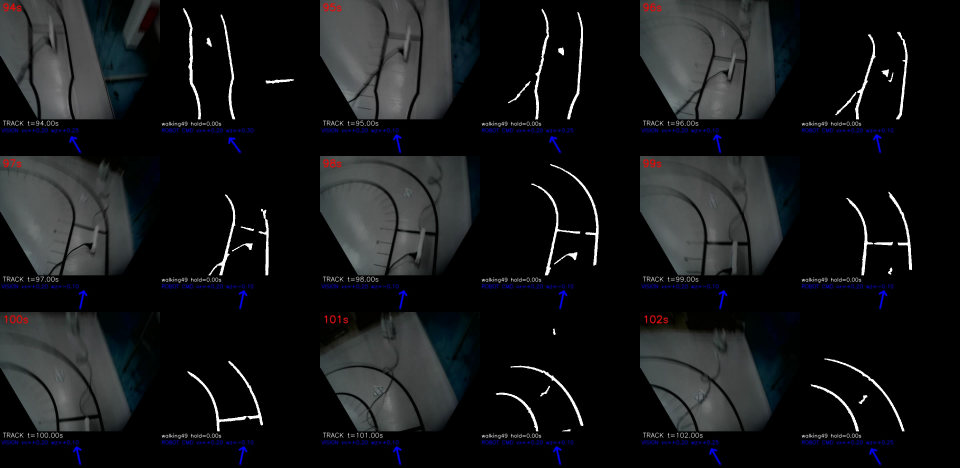
#> input picture archive/worktrees/vi_gap_straight_20261012/records/audit_right_exit_20261012/test_203002/exit_94_102.jpg, 2880 x 1404 px (shown at 1/3 size); its folder holds only this picture in this run
$ python -i line_preprocess.py   (imports and definitions only)
#> lines starting #> are read from the running program, lines starting #| are printed output that depends on the picture; after the words box and inside, x2 and y2 are one past the last pixel; in counts of white or black regions, pixels touching at a corner belong together
### new_vision/jetson/masked_ground.py
"""Image operations on observed ground only; padding has zero statistical weight."""
import cv2
import numpy as np
from functools import lru_cache


def validity(image, mask):
    if mask is None:
        return None
    mask = np.asarray(mask, dtype=bool)
    if image.ndim != 2 or mask.shape != image.shape:
        raise ValueError('ground mask must match the grayscale image')
    return mask


# [94 lines left out: functions _gaussian_weights, gaussian, morphology, _clahe_coordinates, clahe, not called in this run]

### new_vision/jetson/line_preprocess.py
"""Photometric lane candidates; geometry still decides which candidates are lanes.

The input is a metric birdseye grayscale image with an optional validity mask. ``contrast``
uses limited local equalization and preserves oblique fragments with a local
stroke width of at least about five pixels. ``legacy``
reproduces the former threshold/morphology/component filter for comparison.
No temporal history or motor commands belong in this stage.
"""
import cv2
import math
import numpy as np
from masked_ground import validity, gaussian as masked_gaussian, morphology as masked_morphology, clahe as masked_clahe


def sampled_otsu_threshold(gray, valid_mask=None):
    """Keep the original sampled histogram, including its constant-image fallback."""
    valid = validity(gray, valid_mask)
    sy, sx = max(1, gray.shape[0]//30), max(1, gray.shape[1]//40)
    values = gray[::sy, ::sx]
    values = values.ravel() if valid is None else values[valid[::sy, ::sx]]
    hist = np.bincount(values, minlength=256)
    total = int(hist.sum())
    if not total:
        return 64
    sum_all = sum(i * int(hist[i]) for i in range(256))
    sum_b, weight_b, best_var, best_t = 0, 0, -1.0, 64
    for t in range(256):
        weight_b += int(hist[t])
        if not weight_b:
            continue
        weight_f = total - weight_b
        if not weight_f:
            break
        sum_b += t * int(hist[t])
        delta = sum_b / weight_b - (sum_all - sum_b) / weight_f
        variance = weight_b * weight_f * delta * delta
        if variance > best_var:
            best_var, best_t = variance, t
    return best_t


def extract_lane_candidates(gray, mode="legacy", th_offset=-12, th_min=25, th_max=80,
                            photometry=None, adaptive_c=-12, backend=None, valid_mask=None):
    """Return masked black-hat response, mask, threshold and scalar diagnostics.

    All geometric sampling continues in the original coordinates. Equalization
    only affects candidate extraction, never the source image, red detector,
    shape detector, or the raw-gray centroid fallback.
    """
    valid = validity(gray, valid_mask)
    masked = valid is not None and not np.all(valid)
    values = gray.ravel() if valid is None else gray[valid]
    validity_debug = dict(preprocess_valid_pixels=int(values.size),
                          preprocess_ignored_pixels=int(gray.size-values.size),
                          preprocess_gray_mean=float(values.mean()) if values.size else 0.,
                          preprocess_gray_std=float(values.std()) if values.size else 0.)
    if not values.size:
        empty = np.zeros_like(gray)
        return empty, empty.copy(), float(th_min), dict(validity_debug,
            preprocess_mode=mode, preprocess_threshold_pixels=0,
            preprocess_morph_pixels=0, preprocess_foreground_pixels=0, preprocess_components=0)
    if mode == "canny":
        from canny_candidates import lane_canny
        mask, diagnostics = lane_canny(gray, valid_mask=valid)
        diagnostics.update(validity_debug)
        # Downstream scanners require a thresholded response as well as a mask.
        # Use filled stroke evidence, never raw Canny double edges.
        return mask.copy(), mask, 127.0, diagnostics
    if mode not in ("legacy", "contrast"):
        raise ValueError("line preprocessing must be legacy, contrast or canny")
    if masked:
        source = masked_clahe(gray, valid) if mode == "contrast" else gray
        kernel = cv2.getStructuringElement(cv2.MORPH_ELLIPSE, (31, 31))
        response = masked_morphology(source, cv2.MORPH_BLACKHAT, kernel, valid)
        validity_debug["preprocess_mask_backend"] = "cpu"
    else:
        source = (cv2.createCLAHE(clipLimit=2.0, tileGridSize=(8, 8)).apply(gray)
                  if mode == "contrast" else gray)
        kernel = cv2.getStructuringElement(cv2.MORPH_ELLIPSE, (31, 31))
        response = (backend.morphology(source, [(cv2.MORPH_BLACKHAT, kernel)])
                    if backend is not None else cv2.morphologyEx(source, cv2.MORPH_BLACKHAT, kernel))
    # For I' = a*I+b, blackhat and (I-local_mean) both scale by a;
    # b cancels. Reference z-score normalization therefore maps C to C*a,
    # where a = std_current/std_reference (not the variance ratio).
    # CLAHE changes contrast nonlinearly, so this mapping is for legacy only.
    effective_c = (photometry.difference(adaptive_c)
                   if mode == "legacy" and photometry is not None else float(adaptive_c))
    if masked:
        local_mean = masked_gaussian(response, valid, (31, 31))
        adaptive = valid & (response > np.rint(local_mean) - math.ceil(effective_c))
    else:
        adaptive = cv2.adaptiveThreshold(response, 255, cv2.ADAPTIVE_THRESH_GAUSSIAN_C,
                                        cv2.THRESH_BINARY, 31, effective_c) > 0
    threshold = (float(np.median(response[adaptive])) if np.count_nonzero(adaptive) > 100
                 else sampled_otsu_threshold(response, valid)) + th_offset
    threshold = float(np.clip(threshold, th_min, th_max))
    _, mask = cv2.threshold(response, threshold, 255, cv2.THRESH_BINARY)
    if masked:
        mask[~valid] = 0
    threshold_pixels = int(np.count_nonzero(mask))
    k5 = cv2.getStructuringElement(cv2.MORPH_ELLIPSE, (5, 5))
    operations = [(cv2.MORPH_CLOSE, k5)]
    if mode == "legacy":
        operations.append((cv2.MORPH_OPEN, k5))
    operations.append((cv2.MORPH_CLOSE, k5))
    if mode == "legacy":
        operations.append((cv2.MORPH_OPEN,
                           cv2.getStructuringElement(cv2.MORPH_ELLIPSE, (3, 3))))
    if masked:
        for operation, kernel in operations:
            mask = masked_morphology(mask, operation, kernel, valid)
    elif backend is not None:
        mask = backend.morphology(mask, operations)
    else:
        for operation, kernel in operations:
            mask = cv2.morphologyEx(mask, operation, kernel)
    # The contrast branch deliberately avoids the old large-component/vertical
    # gate, but a long one-pixel field border can pass that gate by area alone.
    # Require a local stroke at least about 5 px wide in both orientations.
    # Apply before components so attached hairline spurs cannot inherit a
    # legitimate tape component's area and survive as a false boundary.
    if mode == "contrast":
        mask = (masked_morphology(mask, cv2.MORPH_OPEN, k5, valid) if masked
                else cv2.morphologyEx(mask, cv2.MORPH_OPEN, k5))
    morph_pixels = int(np.count_nonzero(mask))
    count, labels, stats, _ = cv2.connectedComponentsWithStats(mask, connectivity=8)
    retained = np.zeros(count, np.uint8)
    for i in range(1, count):
        width, height, area = stats[i, 2:5]
        # Direction-independent span: a horizontal bend is not short noise.
        accepted = (area >= 48 and max(width, height) >= 24 if mode == "contrast"
                    else area >= 300 and height >= 80)
        if accepted:
            retained[i] = 255
    mask = retained[labels]
    response[mask == 0] = 0
    diagnostics = {
        "preprocess_mode": mode,
        "preprocess_min_stroke_px": 5 if mode == "contrast" else 0,
        "preprocess_adaptive_c_reference": float(adaptive_c),
        "preprocess_adaptive_c_effective": float(effective_c),
        **validity_debug,
        "preprocess_threshold_pixels": threshold_pixels,
        "preprocess_morph_pixels": morph_pixels,
        "preprocess_foreground_pixels": int(np.count_nonzero(mask)),
        "preprocess_components": int(np.count_nonzero(retained)),
    }
    return response, mask, threshold, diagnostics

>>> import cv2
>>> picture = cv2.imread('../../archive/worktrees/vi_gap_straight_20261012/records/audit_right_exit_20261012/test_203002/exit_94_102.jpg', cv2.IMREAD_GRAYSCALE)
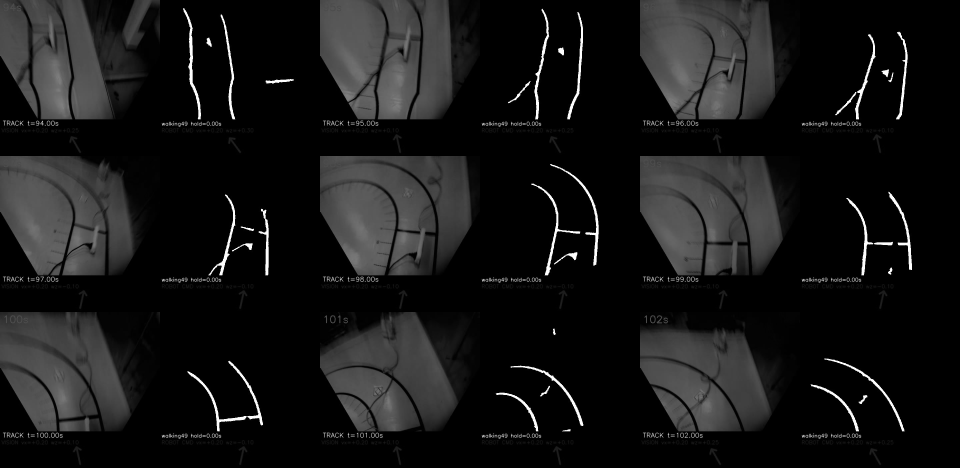
#> picture: shape (1404, 2880) (shown at 1/3 size); min 0, max 255, mean 23.1
>>> result = extract_lane_candidates(picture)
#> in extract_lane_candidates, `masked = valid is not None and not np.all(valid)`: masked = False
#> in extract_lane_candidates, `validity_debug = dict(preprocess_valid_pixels=int(values.size), prepro..`: validity_debug = {'preprocess_valid_pixels': 4043520, 'preprocess_ignored_pixels': 0, 'preprocess_gray_mean': 23.08, 'preprocess_gray_std': 41.45}
#> in extract_lane_candidates, `response = (backend.morphology(source, [(cv2.MORPH_BLACKHAT, kernel)])..`:
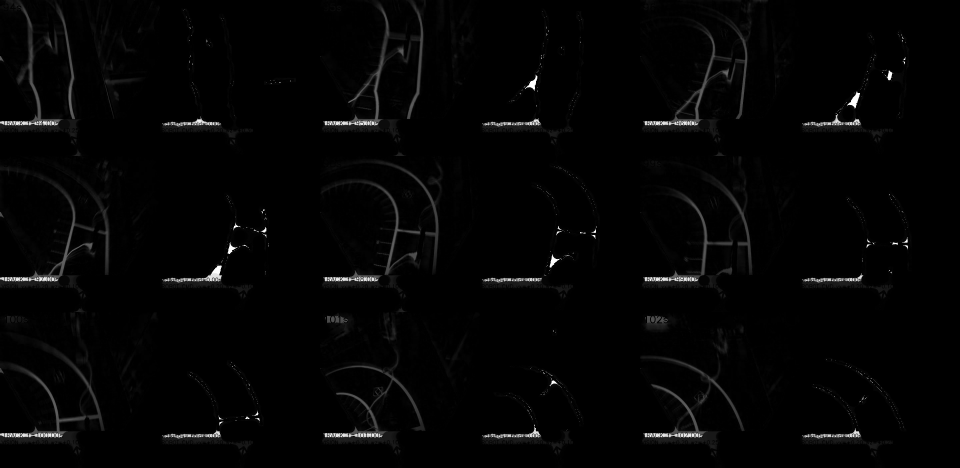
#> response: shape (1404, 2880) (shown at 1/3 size); min 0, max 255, mean 4.2
#> in extract_lane_candidates, `adaptive = cv2.adaptiveThreshold(response, 255, cv2.ADAPTIVE_THRESH_GA..`:
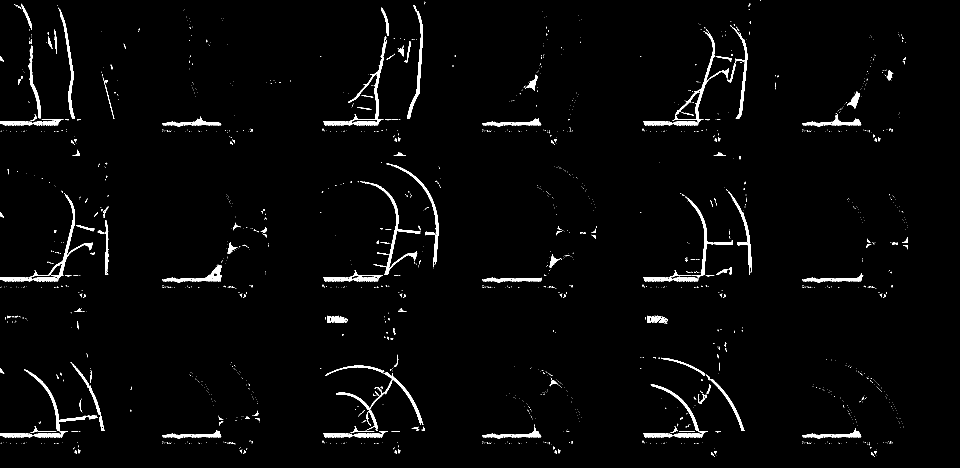
#> adaptive: shape (1404, 2880) bool (shown at 1/3 size); 2.1% white; 2031 white regions (1528 under 20 px), largest, box (x1, y1, x2, y2) and area: (1080, 545, 1261, 825) 3215, (2017, 87, 2187, 369) 3032, (1008, 1120, 1268, 1288) 3027
#> in extract_lane_candidates, `threshold = (float(np.median(response[adaptive])) if np.count_nonzero(..`: threshold = 69
#> in extract_lane_candidates, `_, mask = cv2.threshold(response, threshold, 255, cv2.THRESH_BINARY)`:
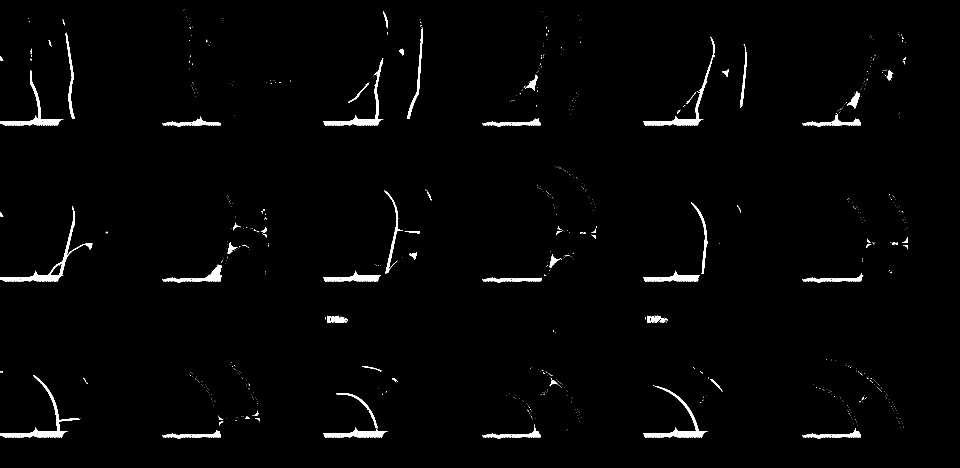
#> mask: shape (1404, 2880) (shown at 1/3 size); 1.5% white; 961 white regions (714 under 20 px), largest, box (x1, y1, x2, y2) and area: (86, 618, 277, 845) 3371, (86, 1126, 241, 1313) 3099, (1964, 1158, 2123, 1313) 2813
#> in extract_lane_candidates, `threshold_pixels = int(np.count_nonzero(mask))`: threshold_pixels = 58668
#> the loop in extract_lane_candidates, `for operation, kernel in operations:` made 4 passes
#> pass 2, in extract_lane_candidates, `mask = cv2.morphologyEx(mask, operation, kernel)`:
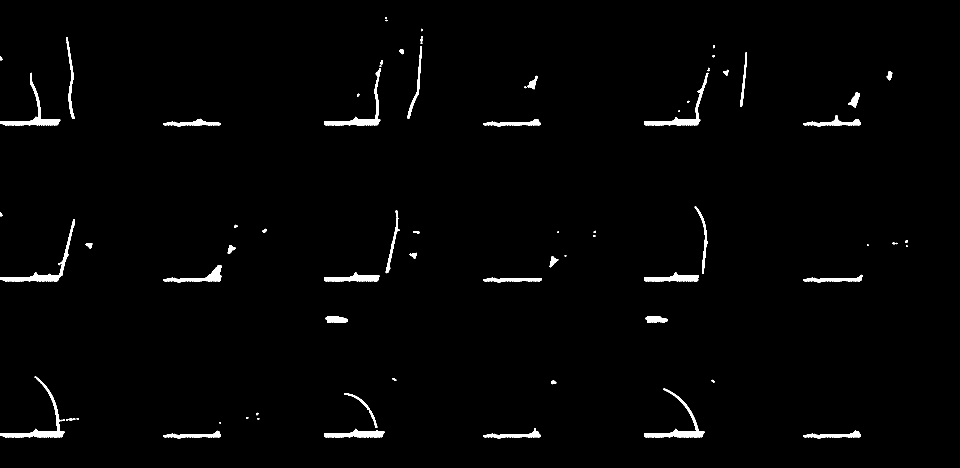
#> mask: shape (1404, 2880) (shown at 1/3 size); 1.5% white; 78 white regions (12 under 20 px), largest, box (x1, y1, x2, y2) and area: (0, 1129, 194, 1313) 4048, (0, 657, 224, 845) 3945, (1932, 1165, 2114, 1313) 3828
#> after the loop in extract_lane_candidates, `for operation, kernel in operations:`: mask: shape (1404, 2880); 1.5% white; 72 white regions (11 under 20 px), largest, box (x1, y1, x2, y2) and area: (0, 1129, 196, 1313) 4089, (0, 657, 224, 845) 3969, (1932, 1165, 2114, 1313) 3819
#> in extract_lane_candidates, `morph_pixels = int(np.count_nonzero(mask))`: morph_pixels = 60113
#> in extract_lane_candidates, `count, labels, stats, _ = cv2.connectedComponentsWithStats(mask, conne..`:
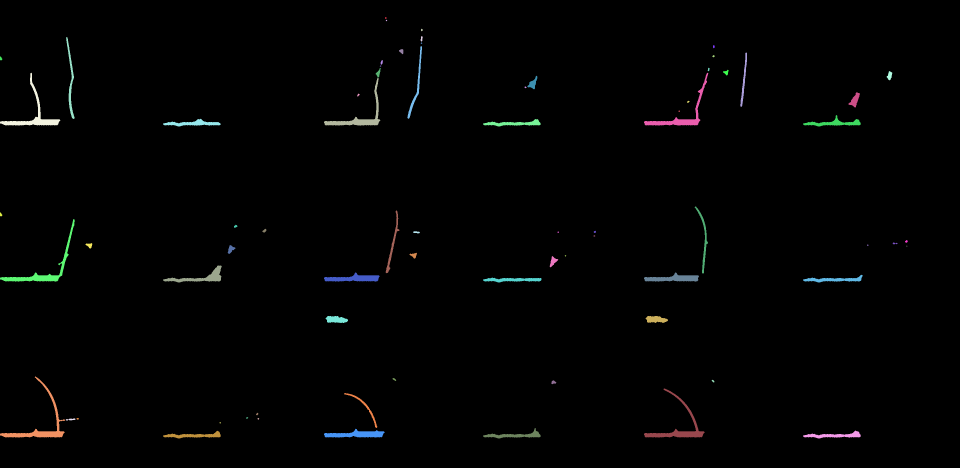
#> labels: shape (1404, 2880) int32 (shown at 1/3 size); 73 distinct labels, from 0 to 72; one colour per label, 0 black
#> in extract_lane_candidates, `count, labels, stats, _ = cv2.connectedComponentsWithStats(mask, conne..`: count = 73; stats = 73 rows, first 6: [0, 0, 2880, 1404, 3983407], [1155, 51, 5, 6, 18], [1157, 59, 5, 5, 13], [1263, 86, 5, 8, 28], [1262, 108, 6, 17, 71], [198, 111, 26, 246, 1533]
#> the loop in extract_lane_candidates, `for i in range(1, count):` made 72 passes
#> (width, height, area, accepted) on passes 3, 4, 5, 7, 8, 9, 10, 11, 12, 13, 15, 16: (5, 8, 28, False), (6, 17, 71, False), (26, 246, 1533, True), (5, 10, 38, False), (44, 218, 1341, True), (13, 16, 133, False), (20, 164, 925, True), (7, 7, 32, False), (7, 12, 59, False), (7, 14, 64, False), (6, 11, 41, False), (16, 29, 200, False)
#> after the loop in extract_lane_candidates, `for i in range(1, count):`: retained = 73 values, max 255 at index 5, min 0 at index 0, mean 41.92
#> in extract_lane_candidates, `mask = retained[labels]`:
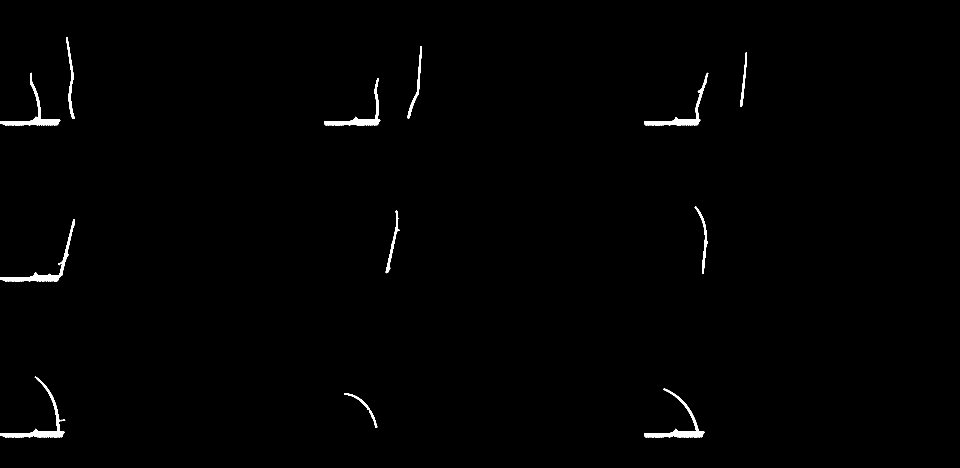
#> mask: shape (1404, 2880) (shown at 1/3 size); 0.73% white; 12 white regions, largest, box (x1, y1, x2, y2) and area: (0, 1129, 196, 1313) 4089, (0, 657, 224, 845) 3969, (1932, 1165, 2114, 1313) 3819
